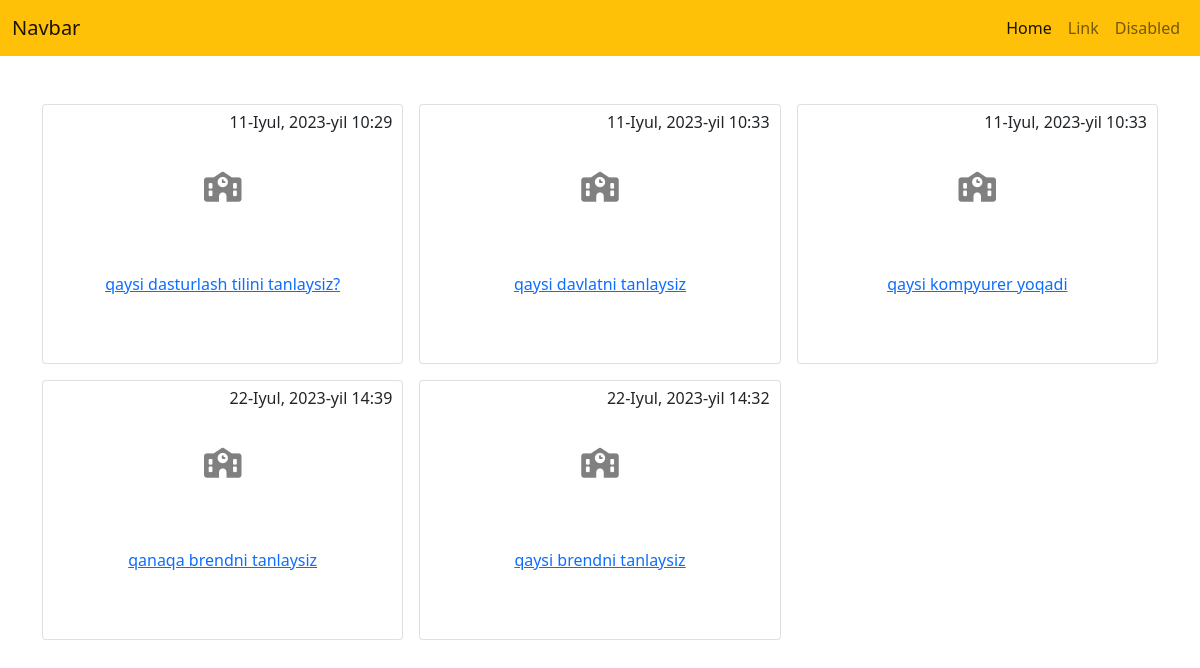
The page / on the database its author committed.
### home/models.py (models this page shows)
class School(models.Model):
    questions_name = models.CharField(max_length=300)
    create_time = models.DateTimeField( default=timezone.now)
    def __str__(self) -> str:
        return self.questions_name

### home/views.py (the view)
# urls.py: path('', Schoolview, name='index'),
def Schoolview (request):
    question = School.objects.all()
    context = {
        "questions": question
    }
    return render(request, 'index.html',context)

### template/index.html (shortened to what this page needs)
<!DOCTYPE html>
<html lang="en">
<head>
    <link href="https://cdn.jsdelivr.net/npm/bootstrap@5.0.2/dist/css/bootstrap.min.css" rel="stylesheet">
    <link rel="stylesheet" href="https://cdnjs.cloudflare.com/ajax/libs/font-awesome/6.4.0/css/all.min.css" />
    {% load static %}
    <link rel="stylesheet" href="{% static 'style.css' %}">
</head>
<body>
    <nav class="navbar navbar-expand-lg navbar-light bg-warning">
        <div class="container-fluid">
          <a class="navbar-brand" href="#">Navbar</a>
          <div class="collapse navbar-collapse" id="navbarSupportedContent">
            <ul class="navbar-nav ms-auto mb-2 mb-lg-0">
              <li class="nav-item">
                <a class="nav-link active" aria-current="page" href="#">Home</a>
              </li>
              <li class="nav-item">
                <a class="nav-link" href="#">Link</a>
              </li>
              <li class="nav-item">
                <a class="nav-link" href="#">Disabled</a>
              </li>
            </ul>
          </div>
        </div>
      </nav>
        <div class="container mt-5">
            <div class="row g-3">
                {% for question in questions %}
                    <div class="col-4">
                        <div class="card">
                            <div class="card-icon">
                                <i class="fa-solid fa-school"></i>
                            </div>
                            <a href="{{ question.id }}/menu"> {{ question }}</a>
                            <span class="span">{{ question.create_time }}</span>
                        </div>
                    </div>
                {% endfor %}
            </div>
        </div>
</body>
</html>

### static/style.css (style rules this page uses)
* { margin: 0; padding: 0; box-sizing: border-box; }
.card { min-height: 260px; display: flex; justify-content: center; align-items: center; transition: all .3s ease-in-out; position: relative; }
.container { background-color: white; }
.card-icon i { color: grey; margin-bottom: 70px; font-size: 30px; }
.span { position: absolute; top: 5px; right: 10px; }

### rows shown on the page
School: questions_name "qaysi dasturlash tilini tanlaysiz?", create_time "11-Iyul, 2023-yil 10:29"
School: questions_name "qaysi davlatni tanlaysiz", create_time "11-Iyul, 2023-yil 10:33"
School: questions_name "qaysi kompyurer yoqadi", create_time "11-Iyul, 2023-yil 10:33"
School: questions_name "qanaqa brendni tanlaysiz", create_time "22-Iyul, 2023-yil 14:39"
School: questions_name "qaysi brendni tanlaysiz", create_time "22-Iyul, 2023-yil 14:32"
